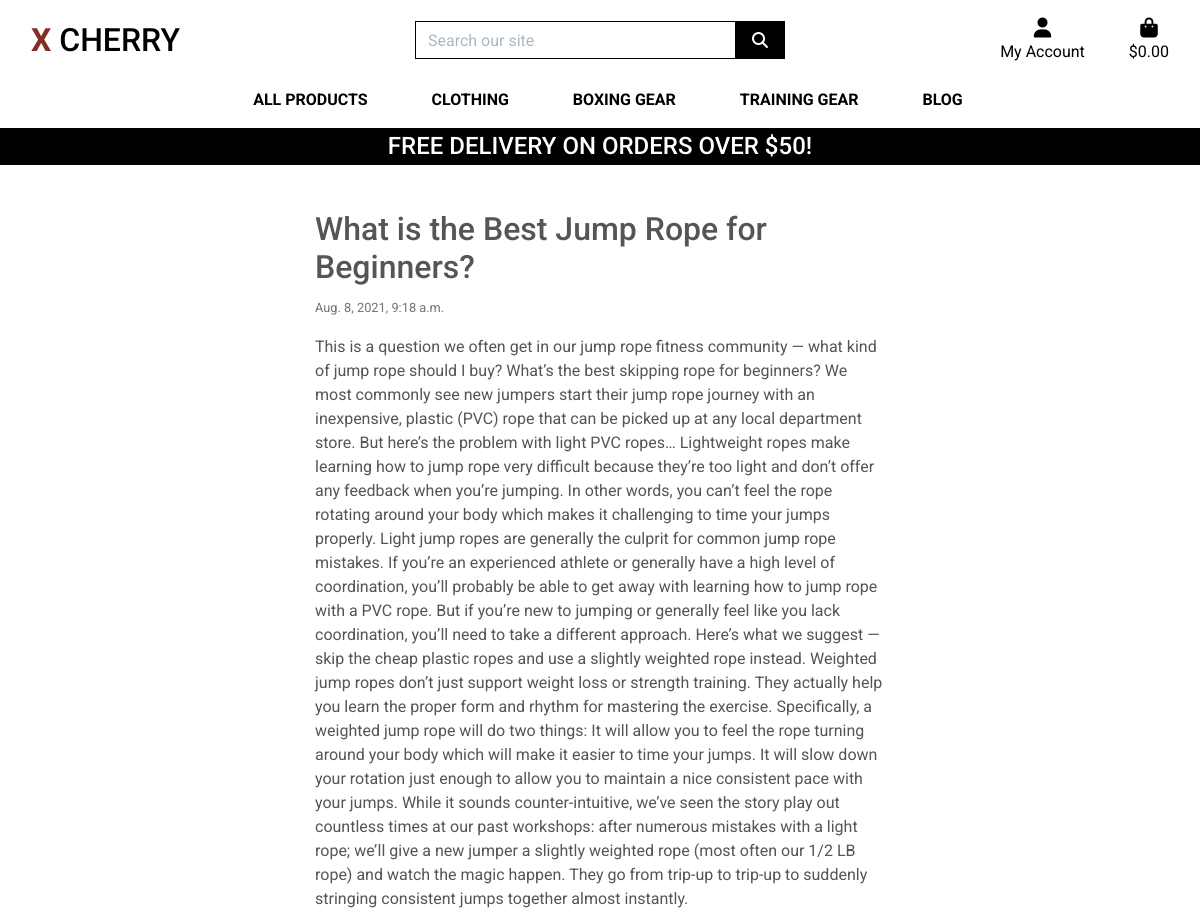
The page /blog/15/ (signed in, upper part) on the database as committed earlier.
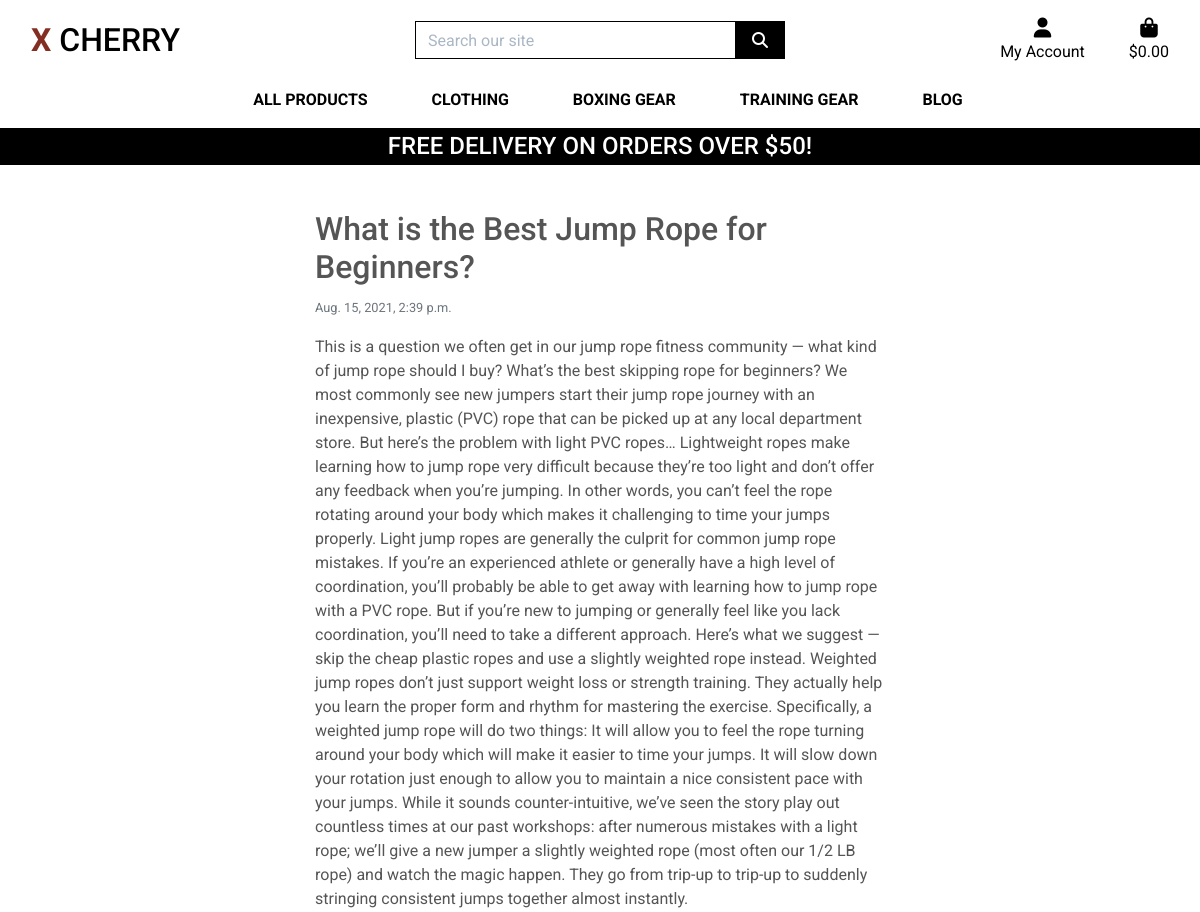
The same page on the database as committed later.
### blog/models.py (models this page shows, shortened)
class Post(models.Model):
    category = models.ForeignKey('Category', null=True, blank=False, on_delete=models.SET_NULL)
    title = models.CharField(max_length=254, null=True, blank=False)
    content = models.TextField()
    date = models.DateTimeField(auto_now=True)
    created_by = models.CharField(max_length=25, null=True, blank=False)
    class Meta:
        ordering = ['-date']

### blog/views.py (the view)
# urls.py: path('<int:post_id>/', views.blog_post_detail, name='blog_post_detail'),
@login_required
def blog_post_detail(request, post_id):
    global post
    post = get_object_or_404(Post, pk=post_id)
    form = BlogPostCommentForm()
    comments = BlogPostComment.objects.filter(post=post)
    template = 'blog/blog-post-detail.html'
    context = {
        'post': post,
        'form': form,
        'comments': comments,
        'template': template,
        'page_title': 'Post Detail',
    }
    return render(request, template, context)

### blog/forms.py
class BlogPostCommentForm(forms.ModelForm):
    class Meta:
        model = BlogPostComment
        fields = ('name', 'email', 'content',)  # '__all__'
    def __init__(self, *args, **kwargs):
        super().__init__(*args, **kwargs)
        placeholders = {
            'name': 'Name',
            'email': 'Email Address',
            'content': 'Add text here',
        }
        for field in self.fields:
            if self.fields[field].required:
                placeholder = f'{placeholders[field]} *'
            else:
                placeholder = placeholders[field]
            self.fields[field].widget.attrs['placeholder'] = placeholder
            self.fields[field].widget.attrs['class'] = 'stripe-style-input'
            self.fields[field].label = False

### blog/models.py (called while the page is built)
    def __str__(self):
        return self.name

### blog/templates/blog/blog-post-detail.html (shortened to what this page needs)
{% extends "base.html" %}
{% load static %}
{% block content %}
    <div class="container post-detail-container">
        <div class="row">
            <div class="col-12 col-md-10 offset-md-1 col-lg-8 offset-lg-2 col-xl-8 offset-xl-2">
                <div class="card h-100 border-0">
                    <div class="card-body">
                        <div class="row">
                            <div class="col-12 post-detail-header">
                                <h2>{{ post.title }}</h2>
                                <p><small class="text-muted">{{ post.date }}</small></p>
                            </div>
                        </div>
                        <div class="row">
                            <div class="col-12">
                                <p>{{ post.content }}</p>
                            </div>
                        </div>
                    </div>
                </div>
            </div>
        </div>
    </div>
{% endblock %}

Rows that differ between the two databases and show on the page:
changed Post "What is the Best Jump Rope for Beginners?": date "Aug. 8, 2021, 9:18 a.m." → "Aug. 15, 2021, 2:39 p.m."
